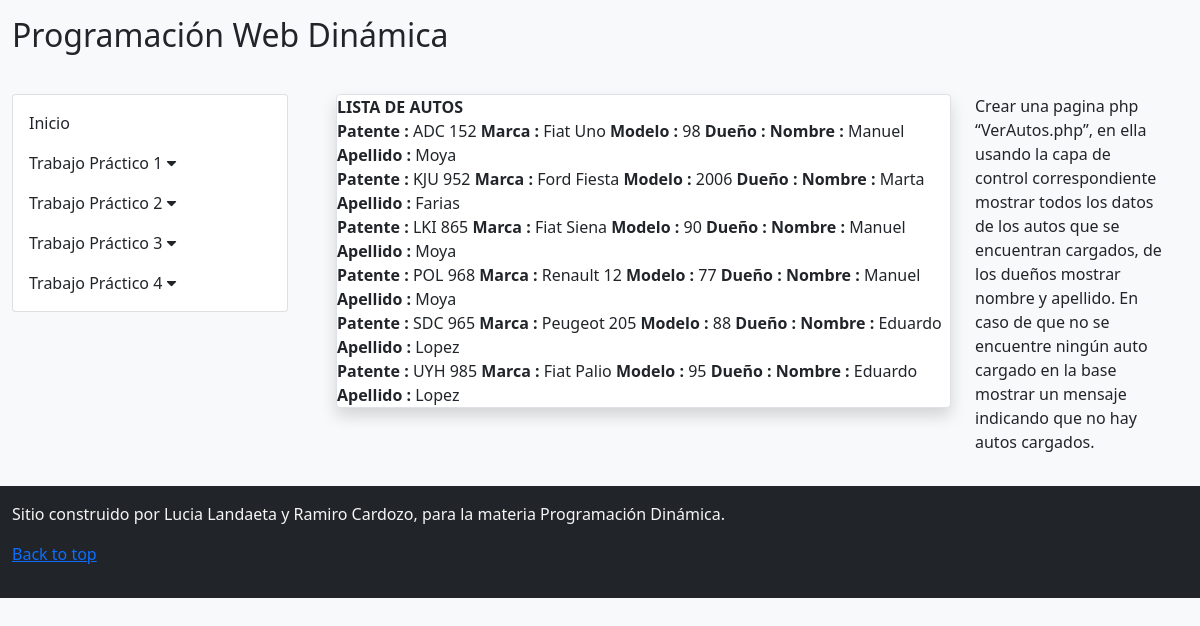
The app's page /vista/TP4/verAuto.php with its own data.
### tables this page shows
CREATE TABLE `auto` (
  `patente` varchar(10) NOT NULL,
  `marca` varchar(50) NOT NULL,
  `modelo` int(11) NOT NULL,
  `dniDuenio` varchar(10) NOT NULL,
  PRIMARY KEY  (`patente`)
);

CREATE TABLE `persona` (
  `nroDni` varchar(10) NOT NULL,
  `apellido` varchar(50) NOT NULL,
  `nombre` varchar(50) NOT NULL,
  `fechaNac` date NOT NULL default '1990-01-01',
  `telefono` varchar(20) NOT NULL,
  `domicilio` varchar(200) NOT NULL,
  PRIMARY KEY  (`nroDni`)
);

### utils/funciones.php (called while the page is built, shortened)
<?php
spl_autoload_register(function($class_name){
    $directorys = array(
        $_SESSION['ROOT'].'Modelo/',
        $_SESSION['ROOT'].'Modelo/conector/',
        $_SESSION['ROOT'].'Control/',
    );
});

### modelo/Persona.php (called while the page is built, shortened)
<?php
class Persona
{
    private $nroDni;
    public function __construct()
    {
        $this->nroDni = "";
    }
    public function getNroDni()
    {
        return $this->nroDni;
    }
    public function setNroDni($id)
    {
        $this->nroDni = $id;
    }
    public function cargar()
    {
        $resp = false;
        $base = new BaseDatos();
        $sql = "SELECT * FROM persona WHERE nroDni = " . $this->getNroDni();
        if ($base->Iniciar()) {
            $res = $base->Ejecutar($sql);
            if ($res > -1) {
                if ($res > 0) {
                    $row = $base->Registro();
                    $resp = true;
                }
            }
        } else {
            $this->setmensajeoperacion("Tabla->listar: " . $base->getError());
        }
        return $resp;
    }
    public static function listar($condicion = "")
    {
        $arrP = array();
        $base = new BaseDatos();
        $sql = "Select * from persona";
        if ($condicion != "") {
            $sql = $sql . ' where ' . $condicion;
        }
        $sql .= " order by nroDni ";
        if ($base->Iniciar()) {
            $res = $base->Ejecutar($sql);
            if ($res > -1) {
                if ($res > 0) {
                    while ($row = $base->Registro()) {
                        $obj = new Persona();
                        $obj->setear(["nroDni" => $row["nroDni"], "nombre" => $row["nombre"], "apellido" => $row["apellido"], "fechaNac" => $row["fechaNac"], "telefono" => $row["telefono"], "domicilio" => $row["domicilio"]]);
                        array_push($arrP, $obj);
                    }
                }
            } else {
                $this->setmensajeoperacion($base->getError());
            }
        } else {
            $this->setmensajeoperacion($base->getError());
        }
        return $arrP;
    }
}

### modelo/conector/BaseDatos.php (called while the page is built, shortened)
<?php
class BaseDatos extends PDO {
  	private $conec;
  	private $indice;
  	private $resultado;
    public function __construct(){
        $this->indice =0;
        try {
           $this->conec=true;
        }catch (PDOException $e) {
            $this->sql = $e->getMessage();
            $this->conec=false;
        }
    }
    public function Iniciar(){
        return $this->getConec();
    }
    public function getConec(){
        return $this->conec;
    }
    public function setSQL($e){
        return "\n".$this->sql = $e;
    }
    public function Ejecutar($sql){
        if ( stristr($sql,"select")){
            $resp =  $this->EjecutarSelect($sql);
        }
        return $resp;
   }
   private function EjecutarSelect($sql){
       $cant = -1;
       $resultado=parent::query($sql);
       if(!$resultado){
           $this->analizarDebug();
       }else {
          $arregloResult = $resultado->fetchAll();
          $cant = count($arregloResult);
       }
       return $cant;
   }
   public function Registro() {
       $filaActual = false;
       $indiceActual = $this->getIndice();
       if ($indiceActual>=0) {
           $filas = $this->getResultado();
           if($indiceActual<count($filas)){
               $filaActual =  $filas[$indiceActual];
           }else {
               $this->setIndice(-1);
           }
       }
       return $filaActual;
   }
   private function setIndice ($valor){
       $this->indice = $valor;
   }
   private function getIndice (){
       return $this->indice;
   }
   private function setResultado($valor){
       $this->resultado = $valor;
   }
   private function getResultado(){
      return $this->resultado;
   }
}

### modelo/Auto.php (called while the page is built, shortened)
<?php
class Auto
{
    private $patente;
    private $marca;
    private $modelo;
    private $objDuenio;
    public function __construct()
    {
        $this->patente = "";
        $this->marca = "";
        $this->modelo = 0;
        $this->objDuenio = "";
    }
    public function getPatente()
    {
        return $this->patente;
    }
    public function getMarca()
    {
        return $this->marca;
    }
    public function getModelo()
    {
        return $this->modelo;
    }
    public function getObjDuenio()
    {
        return $this->objDuenio;
    }
    public function setPatente($patenteA)
    {
        $this->patente = $patenteA;
    }
    public function setMarca($marcaA)
    {
        $this->marca = $marcaA;
    }
    public function setModelo($modeloP)
    {
        $this->modelo = $modeloP;
    }
    public function setObjDuenio($duenio)
    {
        $this->objDuenio = $duenio;
    }
    public static function listar($condicion = "")
    {
        $arrA = array();
        $base = new BaseDatos();
        $sql = "Select * from auto";
        if ($condicion != "") {
            $sql = $sql . ' where ' . $condicion;
        }
        $sql .= " order by patente ";
        if ($base->Iniciar()) {
            $res = $base->Ejecutar($sql);
            if ($res > -1) {
                if ($res > 0) {
                    while ($row = $base->Registro()) {
                        $obj = new Auto();
                        $duenio=new Persona();
                        $duenio->setNroDni($row["dniDuenio"]);
                        $duenio->cargar();
                        $obj->setear(["patente" => $row["patente"], "marca" => $row["marca"], "modelo" => $row["modelo"], "objDuenio" => $duenio]);
                        array_push($arrA, $obj);
                    }
                }
            } else {
                $this->setmensajeoperacion($base->getError());
            }
        } else {
            $this->setmensajeoperacion($base->getError());
        }
        return $arrA;
    }
}

### control/AbmAuto.php (called while the page is built, shortened)
<?php
class AbmAuto
{
    public function buscar($param)
    {
        $where = " true ";
        $arreglo = Auto::listar($where);
        return $arreglo;
    }
}

### control/AbmPersona.php (called while the page is built, shortened)
<?php
class AbmPersona{
    public function buscar($param)
    {
        $where = " true ";
        if ($param <> NULL) {
            if (isset($param['nroDni']))
                $where .= " and nroDni ='" . $param['nroDni']."'";
        }
        $arreglo = Persona::listar($where);
        return $arreglo;
    }
}

### vista/TP4/verAuto.php (the view, shortened to what this page needs)
<?php
include_once("../estructura/header.php");
?>
<div class="container">
    <div class="row">
        <div class="col-md-9">
            <div class="card border rounded shadow">
                <?php
                    $ambA=new AbmAuto();
                    $abmP=new AbmPersona();
                    $listaAutos=$ambA->buscar(null);
                    if(count($listaAutos)>0){
                        echo"<b>LISTA DE AUTOS</b>";
                        foreach($listaAutos as $auto){
                            $arrP=$abmP->buscar(["nroDni"=>$auto->getObjDuenio()->getNroDni()]);
                            $duenio=$arrP[0];
                            echo"<pr>
                            <b>Patente :</b> ".$auto->getPatente()."
                            <b>Marca :</b> ".$auto->getMarca()."
                            <b>Modelo :</b> ".$auto->getModelo()."
                            <b>Dueño :</b>
                            <b>Nombre :</b> ".$duenio->getNombre()."
                            <b>Apellido :</b> ".$duenio->getApellido()."
                            </pr>
                            ";
                        }
                    }else{
                        echo" No hay autos cargados en la BD ";
                    }
                ?>
            </div>
        </div>
        <div class="col-sm-3">
            <p>
                Crear una pagina php “VerAutos.php”, en ella usando la capa de control correspondiente
                mostrar todos los datos de los autos que se encuentran cargados, de los dueños mostrar nombre y apellido.
                En caso de que no se encuentre ningún auto cargado en la base mostrar un mensaje indicando que no hay
                autos cargados.
            </p>
        </div>
    </div>
</div>
<?php
include_once("../estructura/footer.php");
?>

### vista/estructura/header.php (shortened to what this page needs)
<!DOCTYPE html>
  <html lang="es">
    <head>
        <link rel="stylesheet" href="../css/bootstrap/bootstrap.min.css">
        <link rel="stylesheet" href="../css/bootstrap/bootstrapValidator.min.css">
        <link rel="stylesheet" href="../css/fontawesome/all.min.css">
    </head>
    <body class="bg-light">
      <header class="section-header py-3">
        <div class="container-fluid">
          <h2>Programación Web Dinámica</h2>
        </div>
      </header>
      <div class="container-fluid">
        <section class="section-content py-3">
          <div class="row">
            <aside class="col-lg-3">
              <nav class="sidebar card py-2 mb-4">
                <ul class="nav flex-column" id="nav_accordion">
                  <li class="nav-item">
                    <a class="nav-link" href="../Inicio/index.php">Inicio</a>
                  </li>
                  <li class="nav-item has-submenu">
                    <a class="nav-link" href="#">Trabajo Práctico 1 <i class="fas fa-caret-down"></i> </a>
                  </li>
                  <li class="nav-item has-submenu">
                    <a class="nav-link" href="#">Trabajo Práctico 2 <i class="fas fa-caret-down"></i> </a>
                  </li>
                  <li class="nav-item has-submenu">
                    <a class="nav-link" href="#">Trabajo Práctico 3 <i class="fas fa-caret-down"></i> </a>
                  </li>
                  <li class="nav-item has-submenu">
                    <a class="nav-link" href="#">Trabajo Práctico 4 <i class="fas fa-caret-down"></i> </a>
                  </li>
                </ul>
              </nav>
            </aside>
            <main class="col-lg-9">

### vista/estructura/footer.php (shortened to what this page needs)
                    </main>
                </div>
            </section>
        </div>
        <footer class="footer mt-auto py-3 bg-dark">
            <div class="container-fluid">
                <p style="color: whitesmoke;">Sitio construido por Lucia Landaeta y Ramiro Cardozo, para la materia Programación Dinámica.</p>
                <p>
                    <a href="#">Back to top</a>
                </p>
            </div>
        </footer>
    </body>
</html>

### vista/estructura/header.php (style rules this page uses)
.sidebar .nav-link { font-weight: 500; color: var(--bs-dark); }

### records on screen
auto: patente "ADC 152", marca "Fiat Uno", modelo "98", dniDuenio.nombre "Manuel", dniDuenio.apellido "Moya"
auto: patente "KJU 952", marca "Ford Fiesta", modelo "2006", dniDuenio.nombre "Marta", dniDuenio.apellido "Farias"
auto: patente "LKI 865", marca "Fiat Siena", modelo "90", dniDuenio.nombre "Manuel", dniDuenio.apellido "Moya"
auto: patente "POL 968", marca "Renault 12", modelo "77", dniDuenio.nombre "Manuel", dniDuenio.apellido "Moya"
auto: patente "SDC 965", marca "Peugeot 205", modelo "88", dniDuenio.nombre "Eduardo", dniDuenio.apellido "Lopez"
auto: patente "UYH 985", marca "Fiat Palio", modelo "95", dniDuenio.nombre "Eduardo", dniDuenio.apellido "Lopez"
